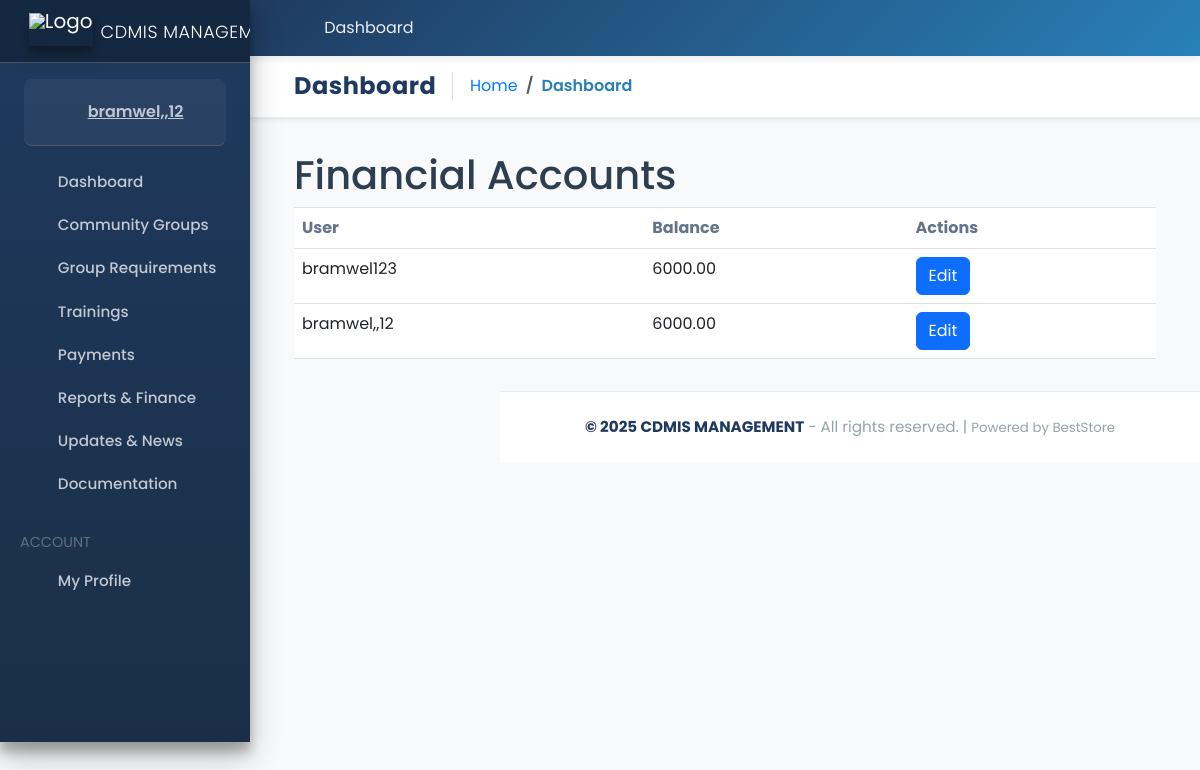
Screenshot of /cdmis/financial-accounts/ (signed in) with the database file from the repository.
### accounts/models.py (models this page shows, shortened)
class Account(AbstractUser):
    ROLE_CHOICES = (
        ('admin', 'Admin'),
        ('finance', 'Finance'),
        ('user', 'User'),
    )
    role = models.CharField(max_length=20, choices=ROLE_CHOICES, default='user')
    first_name = models.CharField(max_length=50)
    last_name = models.CharField(max_length=50)
    username = models.CharField(max_length=50, unique=True)
    email = models.EmailField(max_length=100, unique=True)
    phone_number = models.CharField(max_length=50, blank=True, null=True)
    groups = models.ManyToManyField(
        Group,
        related_name="custom_user_set",
        blank=True,
        help_text="The groups this user belongs to.",
        verbose_name="groups",
    )
    user_permissions = models.ManyToManyField(
        Permission,
        related_name="custom_user_permissions_set",
        blank=True,
        help_text="Specific permissions for this user.",
        verbose_name="user permissions",
    )
    date_joined = models.DateTimeField(auto_now_add=True)
    last_login = models.DateTimeField(auto_now_add=True)
    is_admin = models.BooleanField(default=False)
    is_staff = models.BooleanField(default=False)
    is_superuser = models.BooleanField(default=False)
    is_active = models.BooleanField(default=False)
    is_superadmin = models.BooleanField(default=False)
    USERNAME_FIELD = 'email'
    REQUIRED_FIELDS = ['username', 'first_name', 'last_name']
    objects = MyAccountManager()

### CDMIS/models.py (models this page shows, shortened)
class FinancialAccount(models.Model):
    user = models.OneToOneField(settings.AUTH_USER_MODEL, on_delete=models.CASCADE, related_name='financial_account')
    balance = models.DecimalField(max_digits=10, decimal_places=2, default=6000.00)  # Default balance is 6,000
    phone_number = models.CharField(max_length=15, blank=True, null=True)  # Phone number for withdrawals

### CDMIS/views.py (the view)
# urls.py: path('financial-accounts/', views.financial_accounts, name='financial_accounts'),
@user_passes_test(lambda u: u.is_staff or u.is_superuser)
def financial_accounts(request):
    accounts = FinancialAccount.objects.all()
    return render(request, 'CDMIS/financial_accounts.html', {'accounts': accounts})

### carts/context_processors.py (called while the page is built)
def counter(request):
    cart_count = 0
    if 'admin' in request.path:
        return {}
    else:
        try:
            cart = Cart.objects.filter(cart_id=_cart_id(request))
            if request.user.is_authenticated:
                cart_items = CartItem.objects.all().filter(user=request.user)
            else:
                cart_items = CartItem.objects.all().filter(cart=cart[:1])
            for cart_item in cart_items:
                cart_count += cart_item.quantity
        except Cart.DoesNotExist:
            cart_count = 0
    return dict(cart_count=cart_count)

### carts/views.py (called while the page is built)
def _cart_id(request):
    cart = request.session.session_key
    if not cart:
        cart = request.session.create()
    return cart

### category/context_processors.py (called while the page is built)
def menu_links(request):
    links = Category.objects.all()
    return dict(links=links)

### CDMIS/templates/CDMIS/financial_accounts.html
{% extends 'gov.html' %}
{% block content %}
<h1>Financial Accounts</h1>
<table class="table">
    <thead>
        <tr>
            <th>User</th>
            <th>Balance</th>
            <th>Actions</th>
        </tr>
    </thead>
    <tbody>
        {% for account in accounts %}
        <tr>
            <td>{{ account.user.username }}</td>
            <td>{{ account.balance }}</td>
            <td>
                <a href="{% url 'cdmis:edit_balance' account.pk %}" class="btn btn-primary">Edit</a>
            </td>
        </tr>
        {% endfor %}
    </tbody>
</table>
{% endblock %}

### templates/gov.html (shortened to what this page needs)
{% load static %}
<!DOCTYPE html>
<html lang="en-us">
<head>
    <link rel="stylesheet" href="/static/vendor/fontawesome-free/css/all.min.css">
    <link rel="stylesheet" href="/static/vendor/adminlte/css/adminlte.min.css">
    <link rel="stylesheet" href="/static/jazzmin/css/main.css">
    <link rel="stylesheet" href="https://cdn.jsdelivr.net/npm/bootstrap@5.3.0/dist/css/bootstrap.min.css">
</head>
<body class="hold-transition sidebar-mini accent-primary theme-default">
    <div class="wrapper">
        <nav class="main-header navbar navbar-expand navbar-white navbar-light">
            <ul class="navbar-nav">
                <li class="nav-item">
                    <a class="nav-link" data-widget="pushmenu" href="#" role="button" title="Toggle Sidebar">
                        <i class="fas fa-bars"></i>
                    </a>
                </li>
                <li class="nav-item d-none d-sm-inline-block">
                    <a href="{% url 'dashboard' %}" class="nav-link" title="Go to Dashboard">
                        <i class="fas fa-home"></i> Dashboard
                    </a>
                </li>
            </ul>
            <ul class="navbar-nav ml-auto">
                <li class="nav-item dropdown">
                    <a class="nav-link" data-toggle="dropdown" href="#" title="Account Settings">
                        <i class="fas fa-user-circle"></i>
                    </a>
                </li>
            </ul>
        </nav>
        <aside class="main-sidebar elevation-4 sidebar-dark-primary">
            <a href="{% url 'dashboard' %}" class="brand-link">
                <img src="{% static 'images/gov.png' %}" alt="Logo" class="img-rectangular brand-image elevation-3">
                <span class="brand-text font-weight-light">CDMIS MANAGEMENT</span>
            </a>
            <div class="sidebar">
                <div class="user-panel mt-3 pb-3 mb-3 d-flex">
                    <div class="image">
                        <i class="fas fa-user-circle fa-2x text-white"></i>
                    </div>
                    <div class="info">
                        <a href="{% url 'profile' %}" class="d-block">
                            {{ user.username }}
                        </a>
                    </div>
                </div>
                <nav class="mt-2">
                    <ul class="nav nav-pills nav-sidebar flex-column" data-widget="treeview" role="menu">
                        <li class="nav-item">
                            <a href="{% url 'dashboard' %}" class="nav-link">
                                <i class="nav-icon fas fa-th-large"></i>
                                <p>Dashboard</p>
                            </a>
                        </li>
                        <li class="nav-item">
                            <a href="{% url 'cdmis:group_list' %}" class="nav-link">
                                <i class="nav-icon fas fa-users"></i>
                                <p>Community Groups</p>
                            </a>
                        </li>
                        <li class="nav-item">
                            <a href="{% url 'cdmis:requirements' %}" class="nav-link">
                                <i class="nav-icon fas fa-list-check"></i>
                                <p>Group Requirements</p>
                            </a>
                        </li>
                        <li class="nav-item">
                            <a href="{% url 'cdmis:training_list' %}" class="nav-link">
                                <i class="nav-icon fas fa-chalkboard-teacher"></i>
                                <p>Trainings</p>
                            </a>
                        </li>
                        <li class="nav-item">
                            <a href="#" class="nav-link">
                                <i class="nav-icon fas fa-money-bill-wave"></i>
                                <p>
                                    Payments
                                    <i class="right fas fa-angle-left"></i>
                                </p>
                            </a>
                        </li>
                        <li class="nav-item">
                            <a href="#" class="nav-link">
                                <i class="nav-icon fas fa-chart-line"></i>
                                <p>
                                    Reports & Finance
                                    <i class="right fas fa-angle-left"></i>
                                </p>
                            </a>
                        </li>
                        <li class="nav-item">
                            <a href="{% url 'cdmis:updates' %}" class="nav-link">
                                <i class="nav-icon fas fa-bullhorn"></i>
                                <p>Updates & News</p>
                            </a>
                        </li>
                        <li class="nav-item">
                            <a href="{% url 'cdmis:docs' %}" class="nav-link">
                                <i class="nav-icon fas fa-file-alt"></i>
                                <p>Documentation</p>
                            </a>
                        </li>
                        <li class="nav-header">ACCOUNT</li>
                        <li class="nav-item">
                            <a href="{% url 'profile' %}" class="nav-link">
                                <i class="nav-icon fas fa-user"></i>
                                <p>My Profile</p>
                            </a>
                        </li>
                    </ul>
                </nav>
            </div>
        </aside>
        <div class="content-wrapper">
            <div class="content border-bottom mb-2">
                <div class="container-fluid">
                    <div class="row">
                        <div class="col-12 col-md-auto d-flex flex-grow-1 align-items-center">
                            <h1 class="h4 m-0 pr-3 mr-3 border-right">
                                {% block page_title %}Dashboard{% endblock %}
                            </h1>
                            <ol class="breadcrumb">
                                <li class="breadcrumb-item">
                                    <a href="{% url 'dashboard' %}">
                                        <i class="fas fa-home"></i> Home
                                    </a>
                                </li>
                                <li class="breadcrumb-item active">
                                    {% block breadcrumb %}Dashboard{% endblock %}
                                </li>
                            </ol>
                        </div>
                    </div>
                </div>
            </div>
            <div class="content">
                <div class="container-fluid">
                    {% block content %}{% endblock %}
                </div>
            </div>
            <footer class="main-footer text-center">
                <strong>&copy; 2025 CDMIS MANAGEMENT</strong> - All rights reserved. |
                <small>Powered by BestStore</small>
            </footer>
        </div>
    </div>
</body>
</html>

### static/jazzmin/css/main.css (style rules this page uses)
[class*=sidebar-dark-] .nav-header { color: rgb(255,255,255,0.3); margin-top: 1rem; }
.table thead th { color: #64748b; border-bottom: 0; }
.breadcrumb { background: transparent; margin: 0; }
.breadcrumb-item+.breadcrumb-item::before { content: "\203A"; }
.content-wrapper>.content { padding: 1rem 2rem; }
.navbar { padding: .5rem 2rem; }
.main-footer { color: #869099; padding: 1rem 2rem; font-size: 14px; }

### templates/gov.html (style rules this page uses)
:root { --primary-color: #1f3a5f; --secondary-color: #2980b9; --accent-color: #e74c3c; --success-color: #27ae60; --warning-color: #f39c12; --info-color: #3498db; --light-bg: #f8f9fa; --border-color: #e9ecef; --text-dark: #2c3e50; --text-muted: #95a5a6; }
* { font-family: 'Poppins', sans-serif; }
body { background-color: var(--light-bg); color: var(--text-dark); }
.main-header.navbar { background: linear-gradient(135deg, var(--primary-color) 0%, var(--secondary-color) 100%); box-shadow: 0 2px 8px rgba(0, 0, 0, 0.1); border: none; padding: 0.5rem 1rem; }
.main-header.navbar .nav-link { color: rgba(255, 255, 255, 0.9) !important; transition: all 0.3s ease; }
.main-header.navbar .nav-link i { font-size: 1.2rem; }
.main-sidebar { background: linear-gradient(180deg, var(--primary-color) 0%, #1a2f47 100%); box-shadow: 2px 0 8px rgba(0, 0, 0, 0.1); border: none; }
.brand-link { border-bottom: 2px solid rgba(255, 255, 255, 0.1); padding: 1rem; background: rgba(0, 0, 0, 0.2); }
.brand-image { margin-right: 0.5rem; width: 40px; height: 40px; object-fit: contain; }
.brand-text { font-weight: 700; font-size: 1.1rem; letter-spacing: 0.5px; }
.user-panel { background: rgba(255, 255, 255, 0.05); padding: 1rem; border-radius: 8px; margin: 1rem !important; }
.user-panel .info a { font-weight: 600; color: #fff; transition: all 0.3s ease; }
.nav-icon { width: 30px; text-align: center; margin-right: 0.5rem; }
.nav-sidebar .nav-item .nav-link p { margin: 0; font-size: 0.95rem; font-weight: 500; }
.content-wrapper { background-color: var(--light-bg); }
.content.border-bottom { background: #fff; border-bottom: 2px solid var(--border-color) !important; box-shadow: 0 2px 4px rgba(0, 0, 0, 0.05); }
.content.border-bottom h1 { color: var(--primary-color); font-weight: 700; letter-spacing: 0.5px; }
.breadcrumb { margin: 0; padding: 0; background-color: transparent; }
.breadcrumb-item.active { color: var(--secondary-color); font-weight: 600; }
.breadcrumb-item a { color: var(--text-muted); text-decoration: none; transition: all 0.3s ease; }
.main-footer { background: #fff; border-top: 1px solid var(--border-color); padding: 1.5rem; font-size: 0.95rem; color: var(--text-muted); }
.main-footer strong { color: var(--primary-color); font-weight: 700; }

### rows the page displays
Account: username "bramwel,,12"
FinancialAccount: user.username "bramwel123", balance "6000.00"
FinancialAccount: user.username "bramwel,,12", balance "6000.00"
